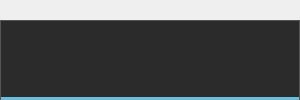
<?xml version="1.0" encoding="UTF-8"?>
<ui version="4.0">
 <class>TabbedEditor</class>
 <widget class="QWidget" name="TabbedEditor">
  <property name="geometry">
   <rect>
    <x>0</x>
    <y>0</y>
    <width>300</width>
    <height>100</height>
   </rect>
  </property>
  <property name="sizePolicy">
   <sizepolicy hsizetype="Preferred" vsizetype="Preferred">
    <horstretch>0</horstretch>
    <verstretch>0</verstretch>
   </sizepolicy>
  </property>
  <property name="minimumSize">
   <size>
    <width>100</width>
    <height>100</height>
   </size>
  </property>
  <property name="font">
   <font>
    <family>Monospace</family>
   </font>
  </property>
  <property name="windowTitle">
   <string>TabbedEditor</string>
  </property>
  <property name="styleSheet">
   <string notr="true">QPushButton {
	background-color: #3c3e3f;
	border: none;
	border-radius: none;
	border-bottom: 3px solid #6ABDDB;
	border-top: 1px solid #555555;
	border-right: 1px solid #555555;
	border-left: 1px solid #555555;
	color: #69ac97;
	padding: 5px;
}

QPlainTextEdit {
	background-color: #2b2b2b;
	border-top: 1px solid #555555;
	border-right: 1px solid #555555;
	border-left: 1px solid #555555;
	border-bottom: 3px solid #6ABDDB;
	color: #a9b7c6;
	font-family: mono;
}</string>
  </property>
  <layout class="QVBoxLayout" name="verticalLayout">
   <property name="spacing">
    <number>0</number>
   </property>
   <property name="leftMargin">
    <number>0</number>
   </property>
   <property name="topMargin">
    <number>0</number>
   </property>
   <property name="rightMargin">
    <number>0</number>
   </property>
   <property name="bottomMargin">
    <number>0</number>
   </property>
   <item>
    <layout class="QHBoxLayout" name="tabsLayout" stretch="0">
     <property name="spacing">
      <number>0</number>
     </property>
     <item>
      <spacer name="horizontalSpacer">
       <property name="orientation">
        <enum>Qt::Horizontal</enum>
       </property>
       <property name="sizeHint" stdset="0">
        <size>
         <width>40</width>
         <height>20</height>
        </size>
       </property>
      </spacer>
     </item>
    </layout>
   </item>
   <item>
    <widget class="QPlainTextEdit" name="editor"/>
   </item>
  </layout>
 </widget>
 <resources/>
 <connections/>
</ui>
